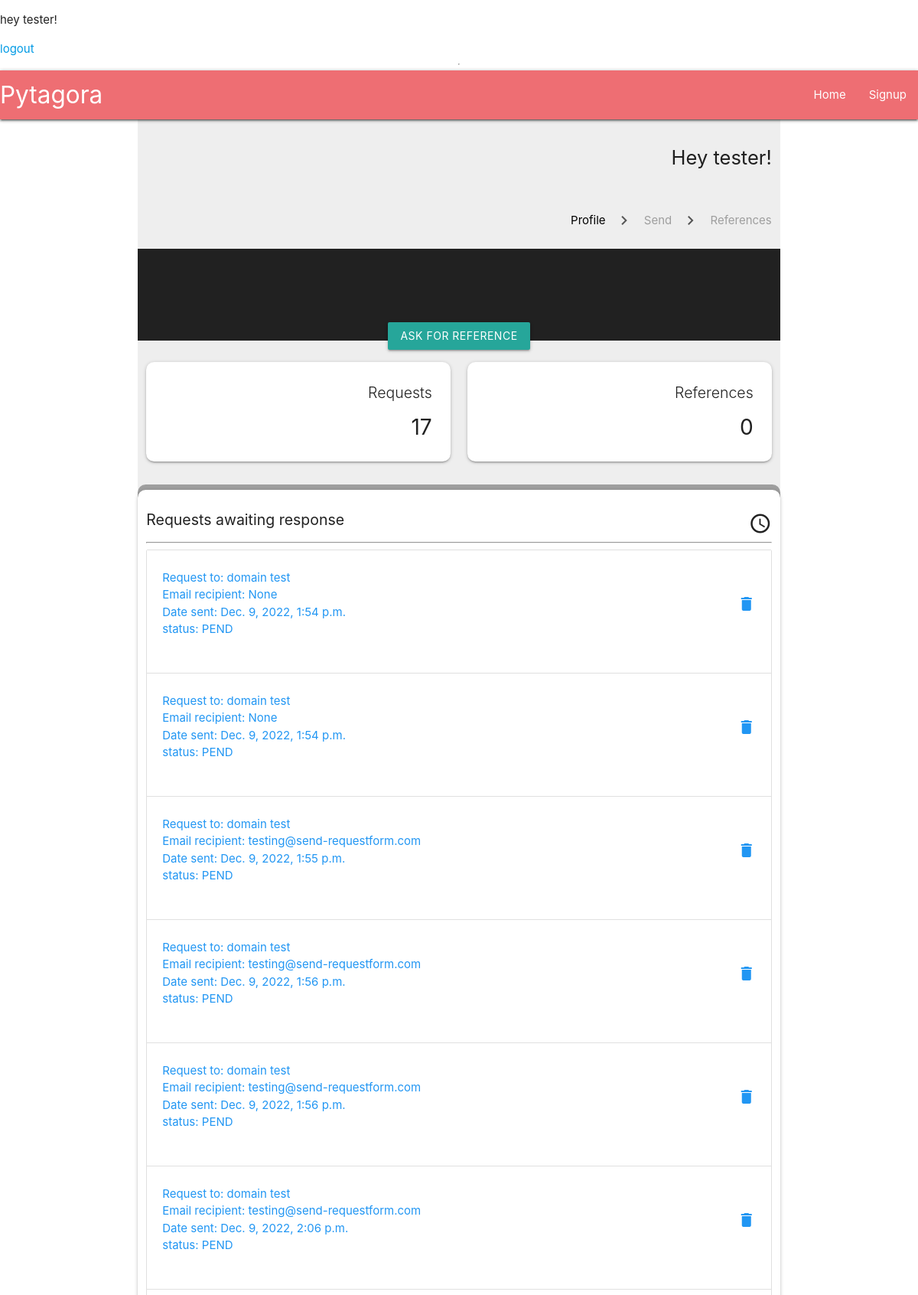
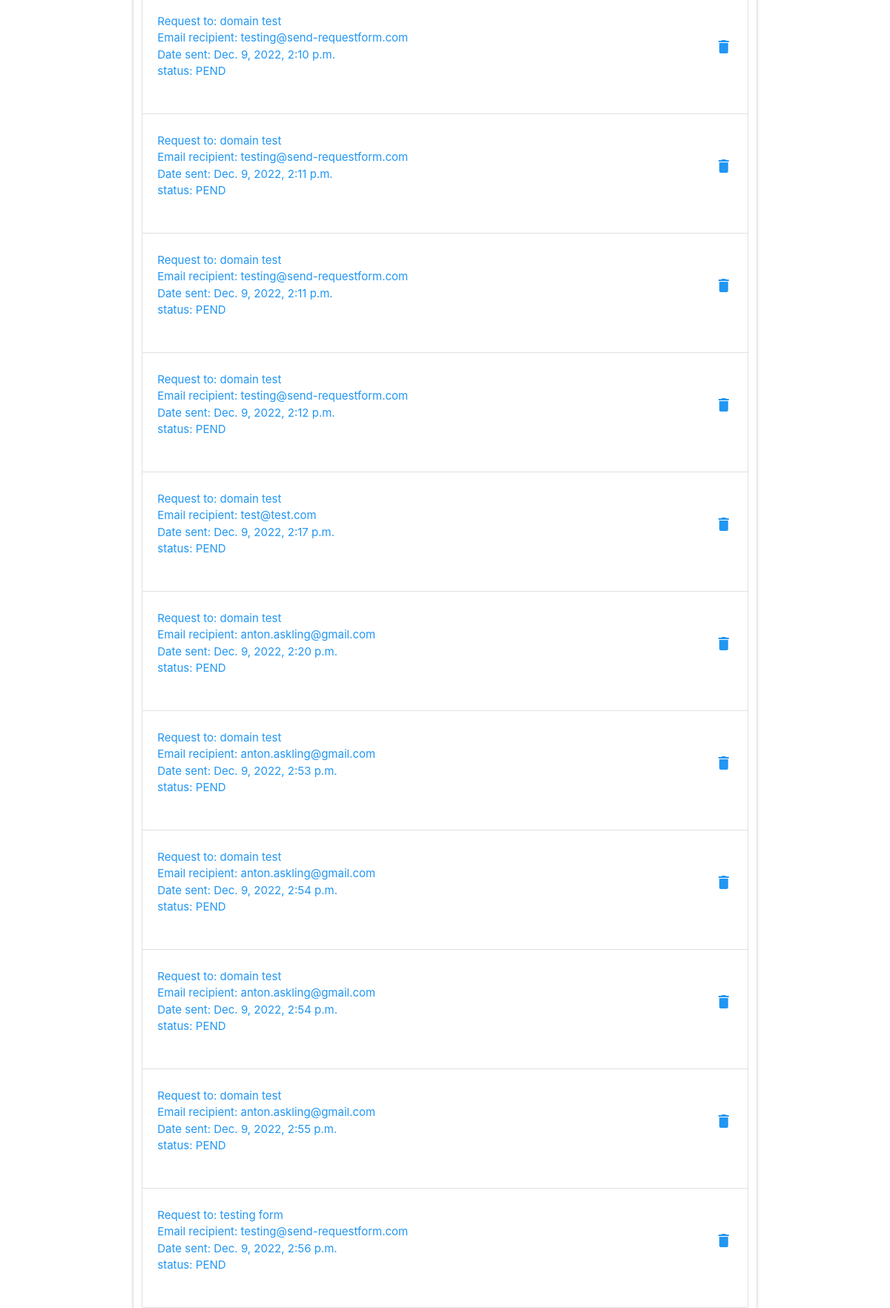
Screenshot of /profile/ (signed in, upper part) with the database file from the repository (2 pictures, top to bottom).
### core/models.py (models this page shows, shortened)
class User(PermissionsMixin, AbstractBaseUser):
    email = models.EmailField(_("email adress"), max_length=254, unique=True)
    first_name = models.CharField(_("first name"), max_length=50)
    last_name = models.CharField(_("last name"), max_length=50)
    date_joined = models.DateTimeField(_("date joined"), auto_now_add=True)
    last_login = models.DateTimeField(_("last login"), auto_now=True)
    is_active = models.BooleanField(_("active"), default=True)
    is_staff = models.BooleanField(_("staff"), default=True)
    is_recruiter = models.BooleanField(_("recruiter"), default=False)
    objects = UserManager()
    USERNAME_FIELD = "email"
    REQUIRED_FIELDS = []
    class Meta:
        verbose_name = _("user")
        verbose_name_plural = _("user")

### userprofile/models.py (models this page shows, shortened)
class RefRequest(models.Model):
    profile = models.ForeignKey(Profile, verbose_name=_("profile"), on_delete=models.CASCADE)
    company_name = models.CharField(_("company name"), max_length=100, null=True, blank=True)
    company_slug = models.SlugField(_("company_slug"), null=True, blank=True, unique=False, max_length=150)
    date_from = models.DateField( verbose_name=_("date from"))
    date_to = models.DateField(verbose_name=_("date to"))
    to_email = models.EmailField(_("to email"), max_length=254, null=True, blank=True)
    UNINITIATED = "UNIN"
    PENDING = "PEND"
    COMPLETE = "COMP"
    STATUS_CHOICES = [
        (UNINITIATED, "Uninitiated"),
        (PENDING, "Pending"),
        (COMPLETE, "Complete"),
    ]
    status = models.CharField(_("status"), max_length=4, choices=STATUS_CHOICES, default=UNINITIATED,)
    time_sent = models.DateTimeField(_("time_sent"), auto_now_add=True, null=True)
    class Meta:
        verbose_name = "Reference request"
        verbose_name_plural = "Reference requests"

### userprofile/views.py (the view)
# urls.py: path("profile/", TestProfileView.as_view(), name="test_profile"),
class TestProfileView(LoginRequiredMixin, ListView):
    model = Profile
    context_object_name = "profile"
    template_name="userprofile/test_profile.html"
    def get_context_data(self, **kwargs):
        context = super().get_context_data(**kwargs)
        context["profile"] = context["profile"].filter(user=self.request.user)
        context["requests"] = context["profile"][0].refrequest_set.all()
        context["count_requests"] = context["requests"].count()
        print(context["requests"].count())
        context["comp_responses"] = context["profile"][0].refresponse_set.all(
        ).filter(ref_request__status="COMP")
        context["count_responses"] = context["comp_responses"].count()
        context["current_datetime"] = datetime.now().strftime("%Y-%m-%d %H:%M")
        return context

### userprofile/templates/userprofile/test_profile.html (shortened to what this page needs)
{% extends "base.html" %}
{% block content %}
    <div class="container center grey lighten-3">
        <section class="profile-section">
            <div class="heading-row row row-margin-delete">
                <div class="heading-box col s12">
                    <h2 class="hm right">Hey {{ user.first_name }}!</h2>
                </div>
            </div>
            <div class="crumbs-row row">
                <nav class="crumbs-box col s10 m6 right transparent z-depth-0">
                    <div class="nav-wrapper right ">
                          <a  href="#!" class="breadcrumb black-text">Profile</a>
                          <a  href="#!" class="breadcrumb grey-text">Send</a>
                          <a  href="#!" class="breadcrumb grey-text">References</a>
                    </div>
                </nav>
            </div>
            <div class="req-reference-row row">
                <div class="col s12 profilesque-image grey darken-4">
                    <a class="btn" id="req-reference" href="{% url 'send_request' %}">Ask For Reference</a>
                </div>
            </div>
            <div class="counter-row row row-margin-delete">
                <div class="col s6 counter-box">
                    <div class="card right-align rounded">
                        <div class="card-content">
                            <span class="hs card-title"> Requests </span>
                            <span class="xl3">{{ count_requests }}</span>
                        </div>
                    </div>
                </div>
                <div class=" col s6 counter-box">
                    <div class="card right-align rounded">
                        <div class="card-content">
                            <span class="hs card-title"> References </span>
                            <span class="xl3">{{ count_responses }}</span>
                        </div>
                    </div>
                </div>
            </div>
        </section>
        <section class="grey rounded">
            <div class="row">
                <div class="col s12 card-panel rounded left-align">
                    <h3 class="hs">Requests awaiting response <i class="material-icons small right">access_time</i></h3>
                    <hr/>
                    <div class="collection">
                        {% for request in requests %}
                            {% if request.status == "PEND" %}
                            <a class=" collection-item " href="">
                                <div class="row valign-wrapper">
                                    <div class="col s9 content truncate">
                                        <p class="truncate blue-text">
                                            Request to: {{ request.company_name }}<br />
                                            Email recipient: {{ request.to_email }}<br />
                                            Date sent: {{ request.time_sent }} <br />
                                            status: {{ request.status }}
                                        </p>
                                    </div>
                                    <div class="col s3">
                                        <i class="right material-icons blue-text">delete</i>
                                    </div>
                                </div>
                            </a>
                            {% endif %}
                        {% endfor %}
                    </div>
            </div>
            </div>
            </div>
{% endblock content %}

### userprofile/templates/base.html (shortened to what this page needs)
{% load static %}
<!DOCTYPE html>
<html lang="en">
    <head>
        <link type="text/css"
              rel="stylesheet"
              href="{% static 'materialize/css/materialize.min.css' %}"
              media="screen,projection"/>
        <link rel="stylesheet" href="{% static 'base/css/style.css' %}"/>
    </head>
    <body>
        {% if user.is_authenticated %}
        <p>hey {{ user.first_name }}!</p>
        <a href="{% url 'logout' %}">logout</a>
        {% else %}
        <a href="{% url 'login' %}"> login</a>
        {% endif %}
        <hr />
        <header>
            <nav>
                <div class="nav-wrapper z-depth-1">
                    <a href="{% url 'home' %}" class="brand-logo">Pytagora</a>
                    <ul class="right hide-on-med-and-down">
                        <li>
                            <a href="{% url 'home' %}">Home</a>
                        </li>
                        <li>
                            <a href="{% url 'signup' %}">Signup</a>
                        </li>
                    </ul>
                </div>
            </nav>
        </header>
       <main>
        {% block content %}
        {% endblock content %}
       </main>
    </body>
</html>

### staticfiles/base/css/style.css (style rules this page uses)
body { display: flex; min-height: 100vh; flex-direction: column; }
main { flex: 1 0 auto; }
header { z-index: 3; }
.collection { overflow: visible; }
.rounded { border-radius: .7rem; }
.breadcrumb { font-size: 1rem !important; }
.breadcrumb:before { content: '\E5CC'; color: rgba(17, 17, 17, 0.7); vertical-align: bottom; display: inline-block; font-family: 'Material Icons'; font-weight: normal; font-style: normal; font-size: 2vw; margin: 0 14px 0 8px; -webkit-font-smoothing: antialiased; }
.row-margin-delete { margin-bottom: 1em !important; }
.hm { font-size: 1.7rem !important; }
.hs { font-size: 1.3rem !important; }
.xl3 { font-size: 1.875rem!important; }
.crumbs-row { margin-bottom: 5px; }
.profilesque-image { height:15vh; padding: 0 !important; }
#req-reference { position: relative !important; top: 12vh; z-index: 2; }

### rows the page displays
User: first_name "tester"
RefRequest: company_name "domain test", to_email "None", time_sent "Dec. 9, 2022, 1:54 p.m.", status "PEND"
RefRequest: company_name "domain test", to_email "None", time_sent "Dec. 9, 2022, 1:54 p.m.", status "PEND"
RefRequest: company_name "domain test", to_email "testing@send-requestform.com", time_sent "Dec. 9, 2022, 1:55 p.m.", status "PEND"
RefRequest: company_name "domain test", to_email "testing@send-requestform.com", time_sent "Dec. 9, 2022, 1:56 p.m.", status "PEND"
RefRequest: company_name "domain test", to_email "testing@send-requestform.com", time_sent "Dec. 9, 2022, 1:56 p.m.", status "PEND"
RefRequest: company_name "domain test", to_email "testing@send-requestform.com", time_sent "Dec. 9, 2022, 2:06 p.m.", status "PEND"
RefRequest: company_name "domain test", to_email "testing@send-requestform.com", time_sent "Dec. 9, 2022, 2:10 p.m.", status "PEND"
RefRequest: company_name "domain test", to_email "testing@send-requestform.com", time_sent "Dec. 9, 2022, 2:11 p.m.", status "PEND"
RefRequest: company_name "domain test", to_email "testing@send-requestform.com", time_sent "Dec. 9, 2022, 2:11 p.m.", status "PEND"
RefRequest: company_name "domain test", to_email "testing@send-requestform.com", time_sent "Dec. 9, 2022, 2:12 p.m.", status "PEND"
RefRequest: company_name "domain test", to_email "test@test.com", time_sent "Dec. 9, 2022, 2:17 p.m.", status "PEND"
RefRequest: company_name "domain test", to_email "anton.askling@gmail.com", time_sent "Dec. 9, 2022, 2:20 p.m.", status "PEND"
RefRequest: company_name "domain test", to_email "anton.askling@gmail.com", time_sent "Dec. 9, 2022, 2:53 p.m.", status "PEND"
RefRequest: company_name "domain test", to_email "anton.askling@gmail.com", time_sent "Dec. 9, 2022, 2:54 p.m.", status "PEND"
RefRequest: company_name "domain test", to_email "anton.askling@gmail.com", time_sent "Dec. 9, 2022, 2:54 p.m.", status "PEND"
RefRequest: company_name "domain test", to_email "anton.askling@gmail.com", time_sent "Dec. 9, 2022, 2:55 p.m.", status "PEND"
RefRequest: company_name "testing form", to_email "testing@send-requestform.com", time_sent "Dec. 9, 2022, 2:56 p.m.", status "PEND"

### other values shown
{{ count_requests }} "17"
{{ count_responses }} "0"
